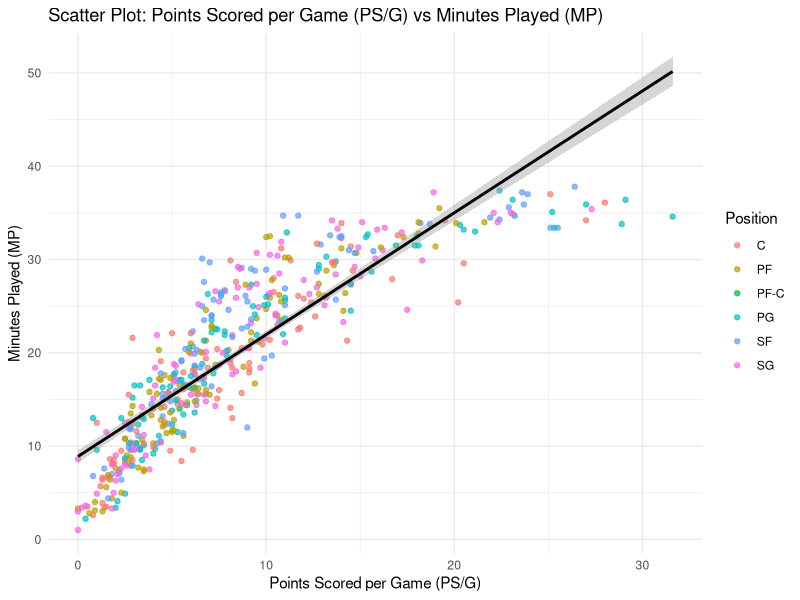
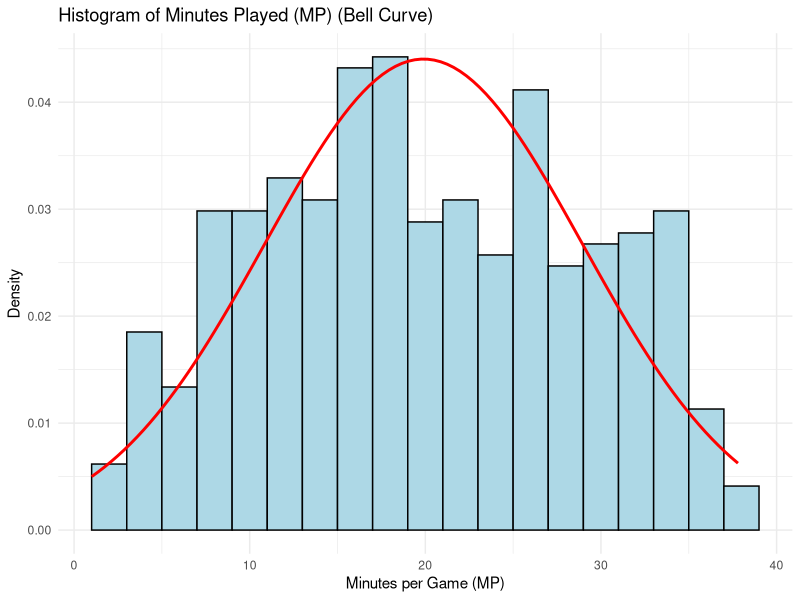

These charts were generated, in order, by the following R code:

# Code of our Group Report

library(tidyverse)

# Loading the dataset

nba <- read_csv("nba_2017_br.csv")

# Cleaning the dataset and selecting variables.

nba_clean <- nba %>%
  select(Player, Pos, MP, `PS/G`) %>%
  filter(!is.na(MP), !is.na(`PS/G`)) %>%
  rename(PSG = `PS/G`)

#  Scatterplot: PS/G on X-axis, MP on Y-axis

scatter_plot <- nba_clean %>%
  ggplot(aes(x = PSG, y = MP, colour = Pos)) +
  geom_point(alpha = 0.7) +
  geom_smooth(method = "lm", se = TRUE, colour = "black") +
  labs(
    title = "Scatter Plot: Points Scored per Game (PS/G) vs Minutes Played (MP)",
    x = "Points Scored per Game (PS/G)",
    y = "Minutes Played (MP)",
    colour = "Position"
  ) +
  theme_minimal()

print(scatter_plot)

#  Histogram of MP with Bell Curve Overlay

mp_mean <- mean(nba_clean$MP)
mp_sd   <- sd(nba_clean$MP)

hist_bell <- nba_clean %>%
  ggplot(aes(x = MP)) +
  geom_histogram(
    aes(y = ..density..),
    binwidth = 2,
    fill = "lightblue",
    colour = "black"
  ) +
  stat_function(
    fun = dnorm,
    args = list(mean = mp_mean, sd = mp_sd),
    colour = "red",
    linewidth = 1
  ) +
  labs(
    title = "Histogram of Minutes Played (MP) (Bell Curve)",
    x = "Minutes per Game (MP)",
    y = "Density"
  ) +
  theme_minimal()

print(hist_bell)

